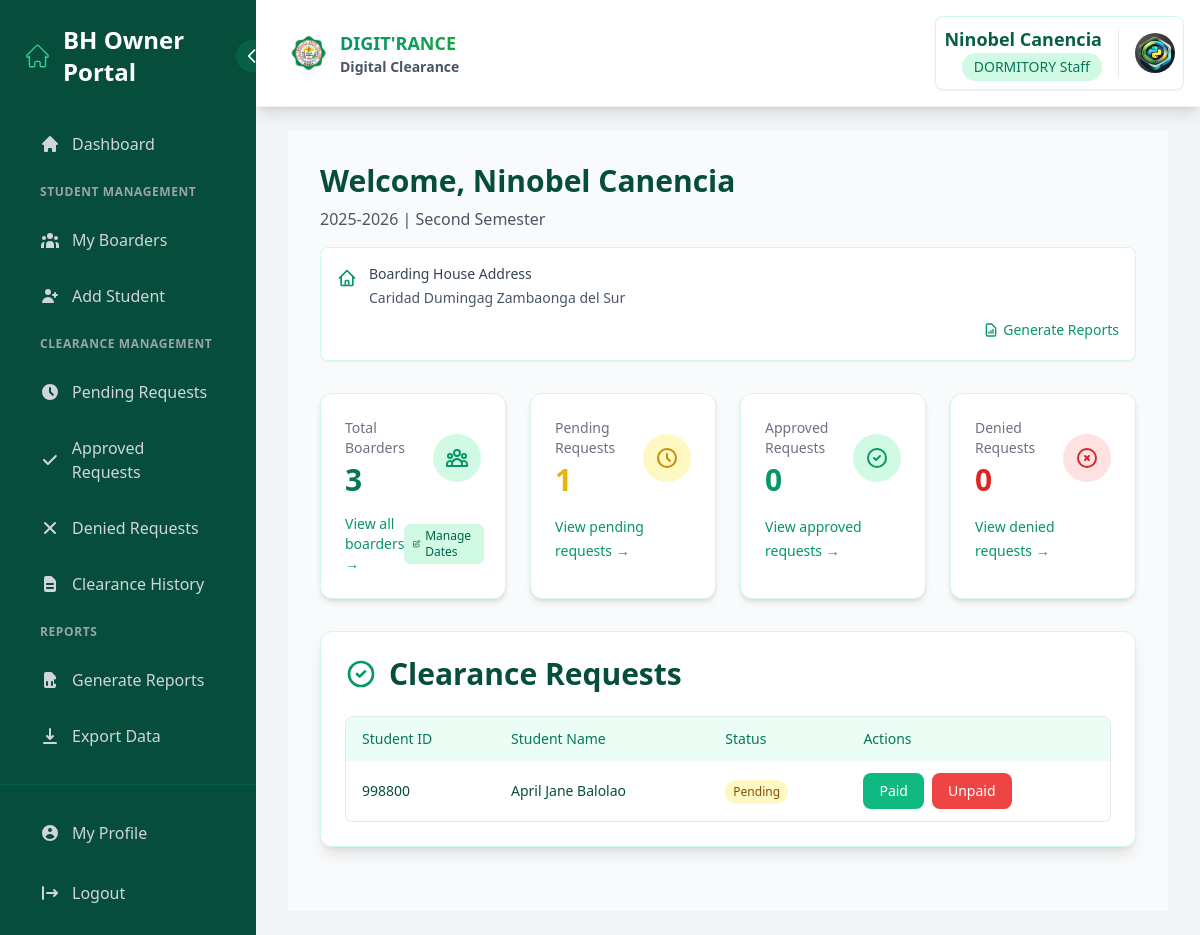
Page /dormitory-owner/dashboard/ (signed in) on the earlier database version.
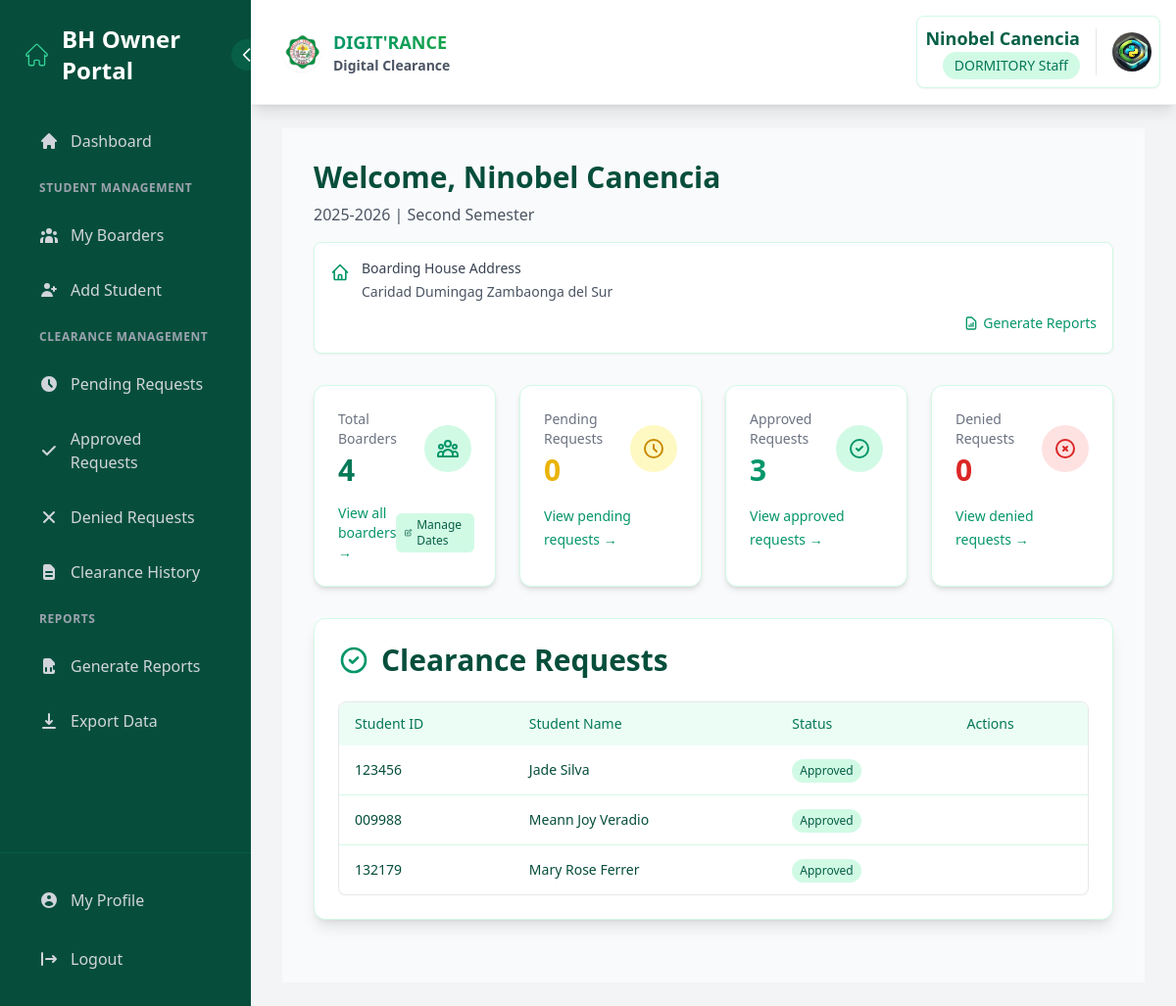
Same page on the later database version.
### core/models.py (models this page shows, shortened)
class ClearanceRequest(models.Model):
    student = models.ForeignKey(Student, on_delete=models.CASCADE, related_name='clearance_requests')
    office = models.ForeignKey(Office, on_delete=models.CASCADE, related_name='clearance_requests')
    clearance = models.ForeignKey('Clearance', on_delete=models.CASCADE, related_name='requests')
    school_year = models.CharField(max_length=9)
    semester = models.CharField(max_length=7, choices=SEMESTER_CHOICES)
    status_choices = [
        ('pending', 'Pending'),
        ('approved', 'Approved'),
        ('denied', 'Denied'),
    ]
    status = models.CharField(max_length=10, choices=status_choices, default='pending')
    remarks = models.TextField(blank=True, null=True)
    reviewed_by = models.ForeignKey(Staff, on_delete=models.SET_NULL, null=True, blank=True)
    request_date = models.DateTimeField(auto_now_add=True)
    reviewed_date = models.DateTimeField(null=True, blank=True)
    notes = models.TextField(blank=True, null=True)
    class Meta:
        unique_together = ['student', 'office', 'school_year', 'semester']
        ordering = ['-school_year', '-semester', '-request_date']

class Student(models.Model):
    user = models.OneToOneField(User, on_delete=models.CASCADE)
    student_id = models.CharField(max_length=20, unique=True)
    course = models.ForeignKey(Course, on_delete=models.PROTECT)
    program_chair = models.ForeignKey('ProgramChair', on_delete=models.SET_NULL, null=True, blank=True)
    dormitory_owner = models.ForeignKey('Staff', on_delete=models.SET_NULL, null=True, blank=True, related_name='dormitory_students')
    year_level = models.IntegerField()
    contact_number = models.CharField(max_length=20, blank=True, null=True)
    is_boarder = models.BooleanField(default=False)
    boarder_since = models.DateTimeField(verbose_name="Date Started as a Boarder", null=True, blank=True)
    created_at = models.DateTimeField(auto_now_add=True)
    is_approved = models.BooleanField(default=False)
    rejection_reason = models.TextField(blank=True, null=True)
    profile_picture = models.ImageField(upload_to='student_profiles/', null=True, blank=True)
    def get_full_name(self):
        return self.user.get_full_name()

### core/views.py (the view)
# urls.py: path('dormitory-owner/dashboard/', views.bh_owner_dashboard, name='bh_owner_dashboard'),
@login_required
def bh_owner_dashboard(request):
    if not hasattr(request.user, 'staff') or not request.user.staff.is_dormitory_owner:
        messages.error(request, "You don't have permission to access the Dormitory Owner Dashboard.")
        return redirect('home')
    staff = request.user.staff
    current_year = timezone.now().year
    school_year = f"{current_year}-{current_year + 1}"
    semester = get_current_semester()
    clearance_requests = ClearanceRequest.objects.filter(
        student__dormitory_owner=staff,
        office__name="DORMITORY"
    ).select_related(
        'student__user',
        'student__course'
    ).order_by('-request_date')
    total_boarders = Student.objects.filter(dormitory_owner=staff).count()
    pending_requests = clearance_requests.filter(status='pending').count()
    approved_requests = clearance_requests.filter(status='approved').count()
    denied_requests = clearance_requests.filter(status='denied').count()
    return render(request, 'core/bh_owner_dashboard.html', {
        'clearance_requests': clearance_requests,
        'school_year': school_year,
        'current_semester': semester,
        'dormitory_owner': staff,
        'total_boarders': total_boarders,
        'pending_requests': pending_requests,
        'approved_requests': approved_requests,
        'denied_requests': denied_requests,
    })

### core/models.py (called while the page is built)
    def get_profile_picture_url(self):
        return self.profile_picture.url if self.profile_picture else static('img/default-profile.png')

    def get_full_name(self):
        return self.user.get_full_name()

### core/views.py (called while the page is built)
def get_current_semester():
    current_month = datetime.now().month
    if 1 <= current_month <= 5:
        return "Second"
    elif 6 <= current_month <= 7:
        return "Summer"
    return "First"

### templates/core/bh_owner_dashboard.html (shortened to what the changed rows need)
{% extends "base.html" %}
{% block sidebar %}
{% include "components/bh_owner_sidenav.html" %}
{% endblock %}
{% block content %}
<div class="flex">
    <div class="flex-1 p-8 overflow-auto bg-gray-50">
        <div class="mb-8">
            <h1 class="text-3xl font-bold text-emerald-900">Welcome, {{ dormitory_owner.get_full_name }}</h1>
        </div>
        <div class="grid grid-cols-1 sm:grid-cols-2 lg:grid-cols-4 gap-4 sm:gap-6 mb-8">
            <div class="bg-white rounded-xl shadow-md p-6 border border-emerald-100 hover:shadow-lg transition-shadow duration-300">
                <div class="flex items-center justify-between">
                    <div>
                        <p class="text-sm font-medium text-gray-500">Total Boarders</p>
                        <p class="text-3xl font-bold text-emerald-700 mt-1">{{ total_boarders }}</p>
                    </div>
                </div>
            </div>
            <div class="bg-white rounded-xl shadow-md p-6 border border-emerald-100 hover:shadow-lg transition-shadow duration-300">
                <div class="flex items-center justify-between">
                    <div>
                        <p class="text-sm font-medium text-gray-500">Pending Requests</p>
                        <p class="text-3xl font-bold text-yellow-500 mt-1">{{ pending_requests }}</p>
                    </div>
                </div>
            </div>
            <div class="bg-white rounded-xl shadow-md p-6 border border-emerald-100 hover:shadow-lg transition-shadow duration-300">
                <div class="flex items-center justify-between">
                    <div>
                        <p class="text-sm font-medium text-gray-500">Approved Requests</p>
                        <p class="text-3xl font-bold text-emerald-600 mt-1">{{ approved_requests }}</p>
                    </div>
                </div>
            </div>
        </div>
        <div class="bg-white rounded-xl shadow-lg p-6 border border-emerald-100 mb-8">
            <div class="flex items-center justify-between mb-6">
                <div class="flex items-center gap-3">
                    <h2 class="text-3xl font-bold text-emerald-900">Clearance Requests</h2>
                </div>
            </div>
            <div class="overflow-x-auto -mx-4 sm:mx-0">
                <div class="inline-block min-w-full align-middle">
                    <div class="overflow-hidden shadow-sm border border-gray-200 sm:rounded-lg">
                        <table class="min-w-full bg-white rounded-lg overflow-hidden">
                            <thead class="bg-emerald-50">
                                <tr>
                                    <th class="px-3 sm:px-4 py-3 text-left text-xs sm:text-sm font-medium text-emerald-700">Student ID</th>
                                    <th class="px-3 sm:px-4 py-3 text-left text-xs sm:text-sm font-medium text-emerald-700">Student Name</th>
                                    <th class="px-3 sm:px-4 py-3 text-left text-xs sm:text-sm font-medium text-emerald-700">Status</th>
                                    <th class="px-3 sm:px-4 py-3 text-left text-xs sm:text-sm font-medium text-emerald-700">Actions</th>
                                </tr>
                            </thead>
                            <tbody class="divide-y divide-emerald-100">
                        {% for request in clearance_requests %}
                        <tr class="hover:bg-emerald-50 transition-colors duration-200">
                            <td class="px-3 sm:px-4 py-2 sm:py-3 text-xs sm:text-sm text-emerald-900">{{ request.student.student_id }}</td>
                            <td class="px-3 sm:px-4 py-2 sm:py-3 text-xs sm:text-sm font-medium text-emerald-900">{{ request.student.get_full_name }}</td>
                            <td class="px-3 sm:px-4 py-2 sm:py-3">
                                {% if request.status == 'approved' %}
                                    <span class="inline-flex items-center px-2 py-1 rounded-full text-xs font-medium bg-emerald-100 text-emerald-800">
                                        Approved
                                    </span>
                                {% elif request.status == 'denied' %}
                                    <span class="inline-flex items-center px-2 py-1 rounded-full text-xs font-medium bg-red-100 text-red-800">
                                        Denied
                                    </span>
                                {% else %}
                                    <span class="inline-flex items-center px-2 py-1 rounded-full text-xs font-medium bg-yellow-100 text-yellow-800">
                                        Pending
                                    </span>
                                {% endif %}
                            </td>
                            <td class="px-3 sm:px-4 py-2 sm:py-3">
                                {% if request.status == 'pending' %}
                                    <div class="flex flex-col sm:flex-row gap-2">
                                        <button onclick="approveRequest({{ request.id }})"
                                                class="bg-emerald-500 hover:bg-emerald-600 text-white px-2 sm:px-4 py-1 sm:py-2 rounded-lg text-xs sm:text-sm font-medium">
                                            Paid
                                        </button>
                                        <button onclick="showDenialModal({{ request.id }})"
                                                class="bg-red-500 hover:bg-red-600 text-white px-2 sm:px-4 py-1 sm:py-2 rounded-lg text-xs sm:text-sm font-medium"
                                                type="button">
                                                Unpaid
                                        </button>
                                    </div>
                                {% endif %}
                            </td>
                        </tr>
                        {% endfor %}
                            </tbody>
                        </table>
                    </div>
                </div>
            </div>
        </div>
    </div>
</div>
{% endblock %}

Differences in the rows shown:
removed ClearanceRequest: student.student_id "998800", student.get_full_name "April Jane Balolao", status "Pending"
added ClearanceRequest: student.student_id "123456", student.get_full_name "Jade Silva", status "Approved"
added ClearanceRequest: student.student_id "009988", student.get_full_name "Meann Joy Veradio", status "Approved"
added ClearanceRequest: student.student_id "132179", student.get_full_name "Mary Rose Ferrer", status "Approved"
Other differences:
{{ total_boarders }}: "3" → "4"
{{ pending_requests }}: "1" → "0"
{{ approved_requests }}: "0" → "3"
